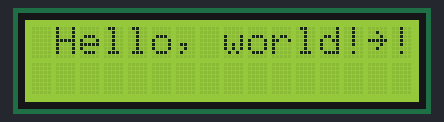
The sketch below on a simulated Arduino Uno, built with avr-gcc and run on an emulated ATmega328P. Parts: 16×2 character LCD.

Above: at 0.1 s.
At 5.1 s:
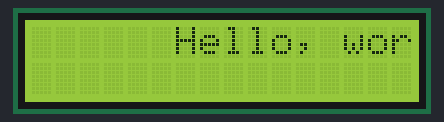
At 10.1 s:
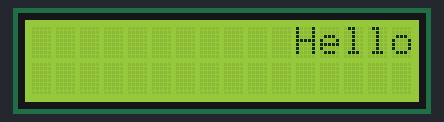
At 20.2 s:
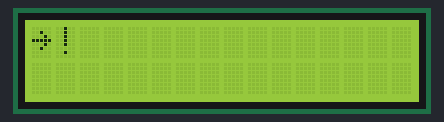
At 29.2 s:
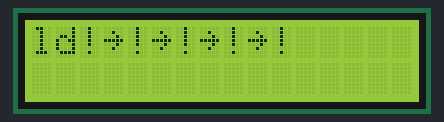
At 38.2 s:
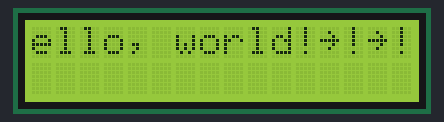

The sketch:

sketch_dec06a.ino
```cpp
#include <Wire.h>
#include <LiquidCrystal_I2C.h>

// Set the LCD address to 0x27 for a 16 chars and 2 line display
LiquidCrystal_I2C lcd(0x27, 16, 2);

void setup()
{
  // initialize the LCD
  lcd.begin();

  // Turn on the blacklight and print a message.
  lcd.backlight();
  lcd.print("Hello, world!~!~!~!~!");
}

void loop()
{
  // Do nothing here...
  lcd.scrollDisplayRight();
  delay(1000);
  lcd.scrollDisplayRight();
  delay(1000);
  lcd.scrollDisplayRight();
  delay(1000);
  lcd.scrollDisplayRight();
  delay(1000);
}
```

Measured:
- what the display in image 1 shows lasts 1.0 s, from 5.1 s to 6.1 s
